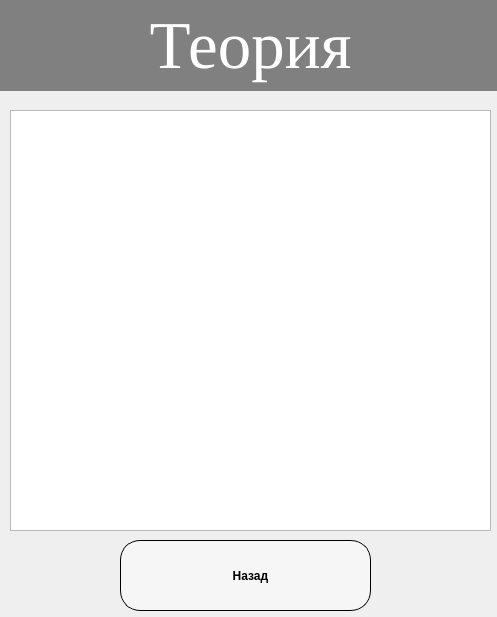
<?xml version="1.0" encoding="UTF-8"?>
<ui version="4.0">
 <class>Teoria_studWin</class>
 <widget class="QDialog" name="Teoria_studWin">
  <property name="geometry">
   <rect>
    <x>0</x>
    <y>0</y>
    <width>497</width>
    <height>617</height>
   </rect>
  </property>
  <property name="windowTitle">
   <string>Теория</string>
  </property>
  <widget class="QLabel" name="label_3">
   <property name="enabled">
    <bool>true</bool>
   </property>
   <property name="geometry">
    <rect>
     <x>-10</x>
     <y>0</y>
     <width>521</width>
     <height>91</height>
    </rect>
   </property>
   <property name="font">
    <font>
     <family>Times New Roman</family>
     <pointsize>50</pointsize>
     <weight>50</weight>
     <italic>false</italic>
     <bold>false</bold>
    </font>
   </property>
   <property name="styleSheet">
    <string notr="true">font: 50pt &quot;Times New Roman&quot;;
background-color: grey;
color: white;
text-align: center;

</string>
   </property>
   <property name="text">
    <string>Теория</string>
   </property>
   <property name="alignment">
    <set>Qt::AlignCenter</set>
   </property>
  </widget>
  <widget class="QPushButton" name="pushButton_3">
   <property name="geometry">
    <rect>
     <x>120</x>
     <y>540</y>
     <width>251</width>
     <height>71</height>
    </rect>
   </property>
   <property name="styleSheet">
    <string notr="true"> background-color: #f6f6f6; /*Цвет текстового поля*/
  border-radius: 10px 10px 10px 10px; /*Закругляем уголки*/
 border-radius: 20px;
  border: 1px solid #2d9fd9;

  width: 250px;
  height: 30px;
  padding-left: 10px;
outline: none;
  border: 1px solid black;
font-weight: bold;
font:  12pt &quot;Times New Roman&quot;;</string>
   </property>
   <property name="text">
    <string>Назад</string>
   </property>
  </widget>
  <widget class="QTextBrowser" name="textBrowser">
   <property name="geometry">
    <rect>
     <x>10</x>
     <y>110</y>
     <width>481</width>
     <height>421</height>
    </rect>
   </property>
  </widget>
 </widget>
 <resources/>
 <connections/>
</ui>
